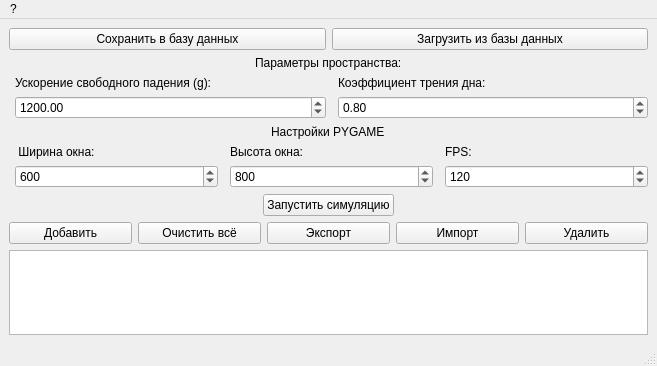
<?xml version="1.0" encoding="UTF-8"?>
<ui version="4.0">
 <class>MainWindow</class>
 <widget class="QMainWindow" name="MainWindow">
  <property name="geometry">
   <rect>
    <x>0</x>
    <y>0</y>
    <width>657</width>
    <height>366</height>
   </rect>
  </property>
  <property name="windowTitle">
   <string>Pymunk симуляция</string>
  </property>
  <property name="documentMode">
   <bool>false</bool>
  </property>
  <widget class="QWidget" name="centralwidget">
   <layout class="QVBoxLayout" name="verticalLayoutMain" stretch="0,0,0,0,0,0,1,0,0">
    <item>
     <layout class="QHBoxLayout" name="horizontalLayout_bd">
      <item>
       <widget class="QPushButton" name="saveBDbutton">
        <property name="text">
         <string>Сохранить в базу данных</string>
        </property>
       </widget>
      </item>
      <item>
       <widget class="QPushButton" name="importBDbutton">
        <property name="text">
         <string>Загрузить из базы данных</string>
        </property>
       </widget>
      </item>
     </layout>
    </item>
    <item alignment="Qt::AlignHCenter">
     <widget class="QLabel" name="label">
      <property name="text">
       <string>Параметры пространства:</string>
      </property>
     </widget>
    </item>
    <item>
     <layout class="QHBoxLayout" name="horizontalLayout">
      <item>
       <layout class="QFormLayout" name="formLayoutG">
        <item row="0" column="1">
         <widget class="QLabel" name="labelG">
          <property name="text">
           <string>Ускорение свободного падения (g):</string>
          </property>
         </widget>
        </item>
        <item row="1" column="1">
         <widget class="QDoubleSpinBox" name="pmGspinBox">
          <property name="maximum">
           <double>10000.000000000000000</double>
          </property>
          <property name="singleStep">
           <double>100.000000000000000</double>
          </property>
          <property name="value">
           <double>1200.000000000000000</double>
          </property>
         </widget>
        </item>
       </layout>
      </item>
      <item>
       <layout class="QFormLayout" name="formLayoutFR">
        <item row="0" column="1">
         <widget class="QLabel" name="labelFR">
          <property name="text">
           <string>Коэффициент трения дна:</string>
          </property>
         </widget>
        </item>
        <item row="1" column="1">
         <widget class="QDoubleSpinBox" name="pmFRspinBox">
          <property name="maximum">
           <double>1.000000000000000</double>
          </property>
          <property name="singleStep">
           <double>0.100000000000000</double>
          </property>
          <property name="value">
           <double>0.800000000000000</double>
          </property>
         </widget>
        </item>
       </layout>
      </item>
     </layout>
    </item>
    <item alignment="Qt::AlignHCenter">
     <widget class="QLabel" name="label_3">
      <property name="text">
       <string>Настройки PYGAME</string>
      </property>
     </widget>
    </item>
    <item>
     <layout class="QHBoxLayout" name="horizontalLayoutPGame">
      <item>
       <layout class="QFormLayout" name="formLayoutPGame">
        <item row="0" column="1">
         <widget class="QLabel" name="labelPgwidth">
          <property name="text">
           <string> Ширина окна:</string>
          </property>
         </widget>
        </item>
        <item row="1" column="1">
         <widget class="QSpinBox" name="pgWidthSpinBox">
          <property name="minimum">
           <number>200</number>
          </property>
          <property name="maximum">
           <number>1000</number>
          </property>
          <property name="singleStep">
           <number>10</number>
          </property>
          <property name="value">
           <number>600</number>
          </property>
         </widget>
        </item>
       </layout>
      </item>
      <item>
       <layout class="QFormLayout" name="formLayoutPGHeight">
        <item row="0" column="1">
         <widget class="QLabel" name="labelPGHeight">
          <property name="text">
           <string>Высота окна:</string>
          </property>
         </widget>
        </item>
        <item row="1" column="1">
         <widget class="QSpinBox" name="pgHeightSpinBox">
          <property name="minimum">
           <number>200</number>
          </property>
          <property name="maximum">
           <number>1000</number>
          </property>
          <property name="singleStep">
           <number>10</number>
          </property>
          <property name="value">
           <number>800</number>
          </property>
         </widget>
        </item>
       </layout>
      </item>
      <item>
       <layout class="QFormLayout" name="formLayoutPGFPS">
        <item row="0" column="1">
         <widget class="QLabel" name="labelPGFPS">
          <property name="text">
           <string>FPS:</string>
          </property>
         </widget>
        </item>
        <item row="1" column="1">
         <widget class="QSpinBox" name="pmFpsSpinBox">
          <property name="minimum">
           <number>60</number>
          </property>
          <property name="maximum">
           <number>200</number>
          </property>
          <property name="singleStep">
           <number>10</number>
          </property>
          <property name="value">
           <number>120</number>
          </property>
         </widget>
        </item>
       </layout>
      </item>
     </layout>
    </item>
    <item>
     <layout class="QHBoxLayout" name="horizontalLayoutRunPg">
      <item alignment="Qt::AlignHCenter">
       <widget class="QPushButton" name="runPGbutton">
        <property name="text">
         <string>Запустить симуляцию</string>
        </property>
       </widget>
      </item>
     </layout>
    </item>
    <item>
     <layout class="QHBoxLayout" name="horizontalLayoutGridButtons">
      <item>
       <widget class="QPushButton" name="addPmObjectButton">
        <property name="text">
         <string>Добавить</string>
        </property>
       </widget>
      </item>
      <item>
       <widget class="QPushButton" name="editPmObjectButton">
        <property name="text">
         <string>Очистить всё</string>
        </property>
       </widget>
      </item>
      <item>
       <widget class="QPushButton" name="exportPmObjectButton">
        <property name="text">
         <string>Экспорт</string>
        </property>
       </widget>
      </item>
      <item>
       <widget class="QPushButton" name="importPmObjectButton">
        <property name="text">
         <string>Импорт</string>
        </property>
       </widget>
      </item>
      <item>
       <widget class="QPushButton" name="deletePmObjectButton">
        <property name="text">
         <string>Удалить</string>
        </property>
       </widget>
      </item>
     </layout>
    </item>
    <item>
     <widget class="QTableView" name="gridPmObjects"/>
    </item>
    <item>
     <spacer name="verticalSpacer">
      <property name="orientation">
       <enum>Qt::Vertical</enum>
      </property>
      <property name="sizeHint" stdset="0">
       <size>
        <width>20</width>
        <height>40</height>
       </size>
      </property>
     </spacer>
    </item>
   </layout>
  </widget>
  <widget class="QMenuBar" name="menubar">
   <property name="geometry">
    <rect>
     <x>0</x>
     <y>0</y>
     <width>657</width>
     <height>18</height>
    </rect>
   </property>
   <widget class="QMenu" name="menu">
    <property name="title">
     <string>?</string>
    </property>
    <addaction name="aboutMenuItem"/>
   </widget>
   <addaction name="menu"/>
  </widget>
  <widget class="QStatusBar" name="statusbar"/>
  <action name="aboutMenuItem">
   <property name="text">
    <string>О программе</string>
   </property>
  </action>
 </widget>
 <resources/>
 <connections/>
</ui>
